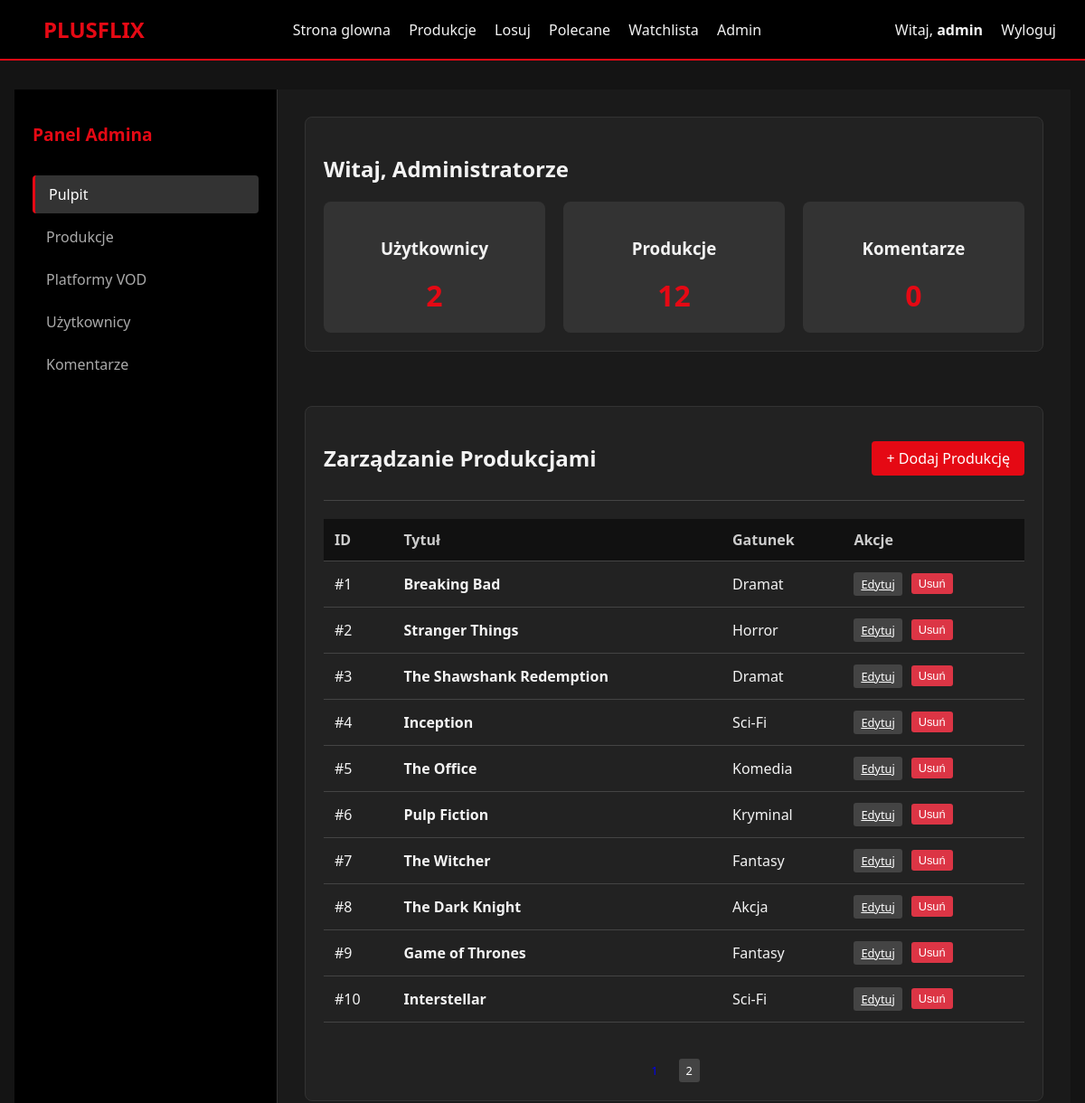
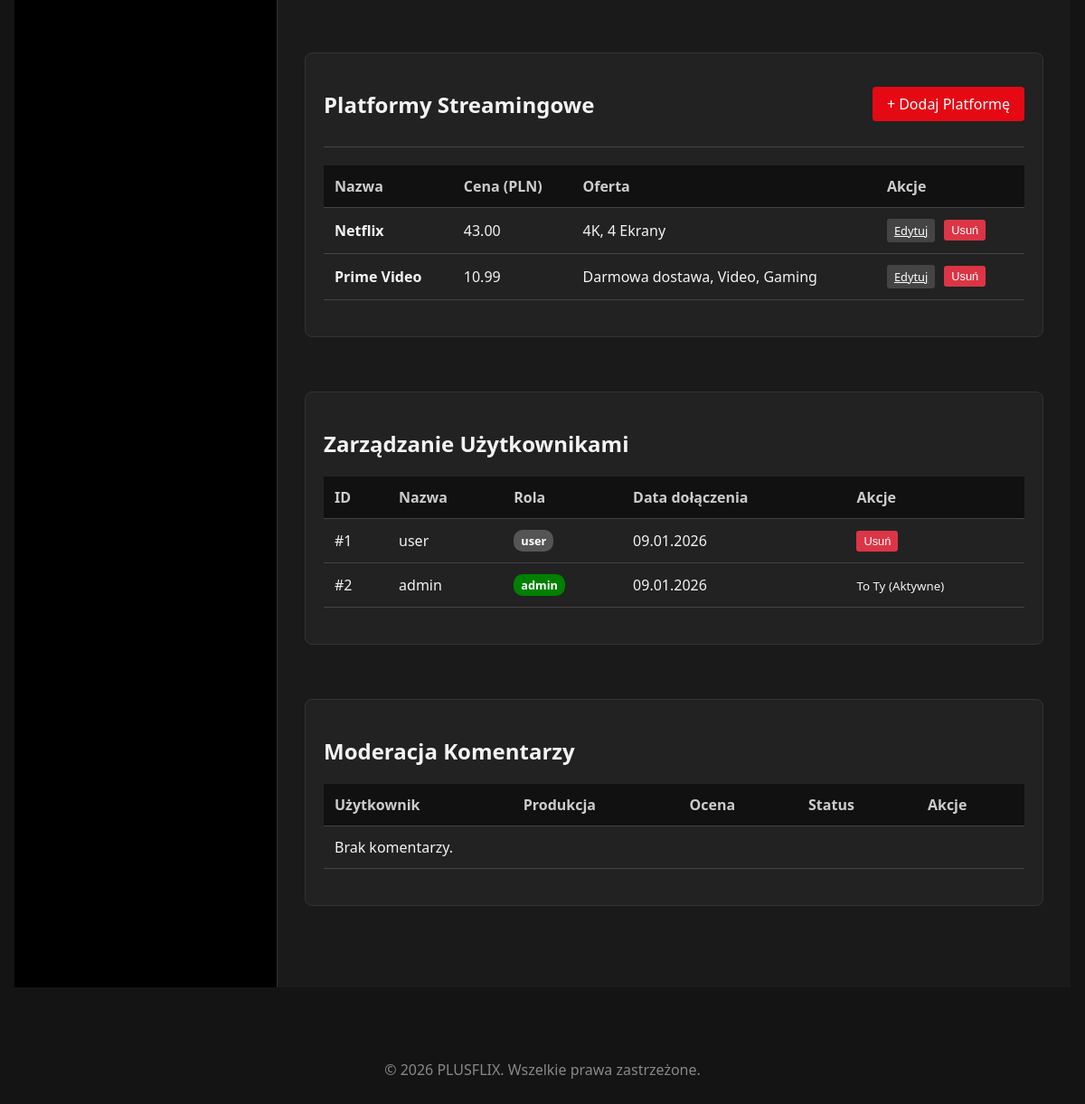
The app's page /pages/admin (signed in) with its own data (2 pictures, top to bottom).
### tables this page shows
CREATE TABLE IF NOT EXISTS productions (
    id INT AUTO_INCREMENT PRIMARY KEY,
    title VARCHAR(255) NOT NULL,
    type VARCHAR(50) NOT NULL,
    genre_id INT,
    description TEXT,
    streaming_platforms_id INT,
    year INT,
    rating DECIMAL(3,1),
    watchlist_count INT DEFAULT 0,
    created_at TIMESTAMP DEFAULT CURRENT_TIMESTAMP,
    FOREIGN KEY (genre_id) REFERENCES genres(id),
    FOREIGN KEY (streaming_platforms_id) REFERENCES streaming_platforms(id)
    );

CREATE TABLE IF NOT EXISTS genres (
    id INT AUTO_INCREMENT PRIMARY KEY,
    name VARCHAR(100) NOT NULL UNIQUE
);

CREATE TABLE IF NOT EXISTS streaming_platforms (
    id INT AUTO_INCREMENT PRIMARY KEY,
    name VARCHAR(100) NOT NULL,
    price DECIMAL(10,2),
    offer TEXT
    );

CREATE TABLE IF NOT EXISTS users (
    id INT AUTO_INCREMENT PRIMARY KEY,
    username VARCHAR(50) NOT NULL UNIQUE,
    password VARCHAR(255) NOT NULL,
    role ENUM('user', 'admin') NOT NULL DEFAULT 'user',
    created_at TIMESTAMP DEFAULT CURRENT_TIMESTAMP
);

### app/Views/pages/admin.php (the view, shortened to what the rows shown need)
<div class="admin-container">
    <aside class="admin-sidebar">
        <h2>Panel Admina</h2>
    </aside>
    <main class="admin-content">
        <section id="dashboard" class="admin-section">
            <h1>Witaj, Administratorze</h1>
        </section>
        <section id="productions" class="admin-section">
            <div class="section-header">
                <h2>Zarządzanie Produkcjami</h2>
            </div>
            <div class="table-responsive">
                <table class="admin-table">
                    <thead>
                    <tr><th>ID</th><th>Tytuł</th><th>Gatunek</th><th>Akcje</th></tr>
                    </thead>
                    <tbody>
                    <?php if(!empty($data['movies'])) : ?>
                        <?php foreach($data['movies'] as $movie) : ?>
                            <tr>
                                <td>#<?php echo $movie->id; ?></td>
                                <td><strong><?php echo htmlspecialchars($movie->title); ?></strong></td>
                                <td><?php echo htmlspecialchars($movie->genre); ?></td>
                                <td>
                                    <div class="flex-gap-5">
                                        <a href="<?php echo URLROOT; ?>/pages/editProduction/<?php echo $movie->id; ?>" class="btn-sm btn-edit">Edytuj</a>
                                        <form action="<?php echo URLROOT; ?>/pages/deleteProduction/<?php echo $movie->id; ?>" method="post" onsubmit="return confirm('Czy na pewno chcesz usunąć tę produkcję?');">
                                            <button type="submit" class="btn-sm btn-delete">Usuń</button>
                                        </form>
                                    </div>
                                </td>
                            </tr>
                        <?php endforeach; ?>
                    <?php else : ?>
                        <tr><td colspan="4" class="text-center">Brak produkcji do wyświetlenia.</td></tr>
                    <?php endif; ?>
                    </tbody>
                </table>
            </div>
        </section>
        <section id="streaming" class="admin-section">
            <div class="section-header">
                <h2>Platformy Streamingowe</h2>
            </div>
            <div class="table-responsive">
                <table class="admin-table">
                    <thead>
                    <tr><th>Nazwa</th><th>Cena (PLN)</th><th>Oferta</th><th>Akcje</th></tr>
                    </thead>
                    <tbody>
                    <?php if(!empty($data['platforms'])) : ?>
                        <?php foreach($data['platforms'] as $platform) : ?>
                            <tr>
                                <td><strong><?php echo htmlspecialchars($platform->name); ?></strong></td>
                                <td><?php echo number_format($platform->price, 2); ?></td>
                                <td><?php echo htmlspecialchars($platform->offer); ?></td>
                                <td>
                                    <div class="flex-gap-5">
                                        <a href="<?php echo URLROOT; ?>/pages/editPlatform/<?php echo $platform->id; ?>" class="btn-sm btn-edit">Edytuj</a>
                                        <form action="<?php echo URLROOT; ?>/pages/deletePlatform/<?php echo $platform->id; ?>" method="post" onsubmit="return confirm('Czy na pewno chcesz usunąć tę platformę?');">
                                            <button type="submit" class="btn-sm btn-delete">Usuń</button>
                                        </form>
                                    </div>
                                </td>
                            </tr>
                        <?php endforeach; ?>
                    <?php else: ?>
                        <tr><td colspan="4" class="text-center">Brak zdefiniowanych platform.</td></tr>
                    <?php endif; ?>
                    </tbody>
                </table>
            </div>
        </section>
        <section id="users" class="admin-section">
            <h2>Zarządzanie Użytkownikami</h2>
            <div class="table-responsive">
                <table class="admin-table">
                    <thead>
                    <tr><th>ID</th><th>Nazwa</th><th>Rola</th><th>Data dołączenia</th><th>Akcje</th></tr>
                    </thead>
                    <tbody>
                    <?php if(!empty($data['users'])) : ?>
                        <?php foreach($data['users'] as $user) : ?>
                            <tr>
                                <td>#<?php echo $user->id; ?></td>
                                <td><?php echo htmlspecialchars($user->username); ?></td>
                                <td>
                                    <span class="badge <?php echo ($user->role == 'admin') ? 'badge-approved' : 'badge-user'; ?>">
                                        <?php echo $user->role; ?>
                                    </span>
                                </td>
                                <td><?php echo date('d.m.Y', strtotime($user->created_at)); ?></td>
                                <td>
                                    <?php if($user->id != $_SESSION['user_id']) : ?>
                                        <form action="<?php echo URLROOT; ?>/pages/deleteUser/<?php echo $user->id; ?>" method="post" onsubmit="return confirm('Usunąć tego użytkownika?');">
                                            <button type="submit" class="btn-sm btn-delete">Usuń</button>
                                        </form>
                                    <?php else: ?>
                                        <small>To Ty (Aktywne)</small>
                                    <?php endif; ?>
                                </td>
                            </tr>
                        <?php endforeach; ?>
                    <?php endif; ?>
                    </tbody>
                </table>
            </div>
        </section>
        <section id="comments" class="admin-section">
            <h2>Moderacja Komentarzy</h2>
            <div class="table-responsive">
                <table class="admin-table">
                    <thead>
                    <tr>
                        <th>Użytkownik</th>
                        <th>Produkcja</th>
                        <th>Ocena</th>
                        <th>Status</th>
                        <th>Akcje</th>
                    </tr>
                    </thead>
                </table>
            </div>
        </section>
    </main>
</div>

### records on screen
productions: id "1", title "Breaking Bad", genre.name "Dramat"
productions: id "2", title "Stranger Things", genre.name "Horror"
productions: id "3", title "The Shawshank Redemption", genre.name "Dramat"
productions: id "4", title "Inception", genre.name "Sci-Fi"
productions: id "5", title "The Office", genre.name "Komedia"
productions: id "6", title "Pulp Fiction", genre.name "Kryminal"
productions: id "7", title "The Witcher", genre.name "Fantasy"
productions: id "8", title "The Dark Knight", genre.name "Akcja"
productions: id "9", title "Game of Thrones", genre.name "Fantasy"
productions: id "10", title "Interstellar", genre.name "Sci-Fi"
streaming_platforms: name "Netflix", price "43.00", offer "4K, 4 Ekrany"
streaming_platforms: name "Prime Video", price "10.99", offer "Darmowa dostawa, Video, Gaming"
users: id "1", username "user", role "user", created_at "09.01.2026"
users: id "2", username "admin", role "admin", created_at "09.01.2026", shows "To Ty (Aktywne)"

### other values on screen
$_SESSION['username'] "admin"
$data['stats']['users'] "2"
$data['stats']['movies'] "12"
$data['stats']['ratings'] "0"
